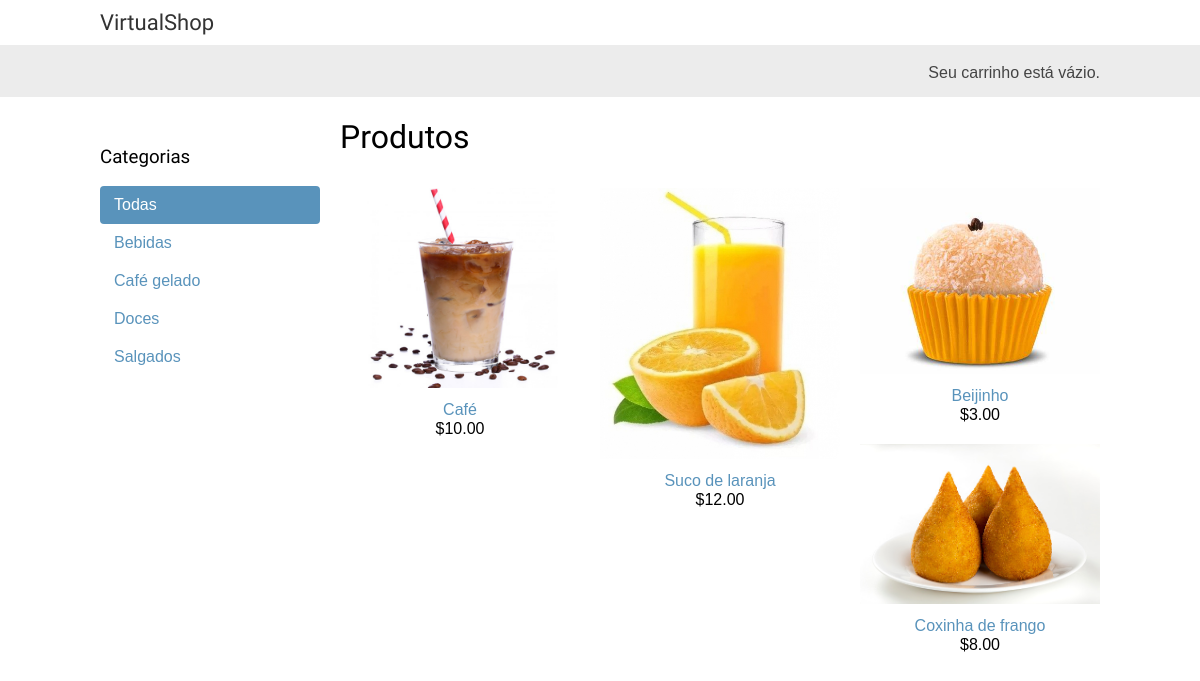
Before: / with the older database file.
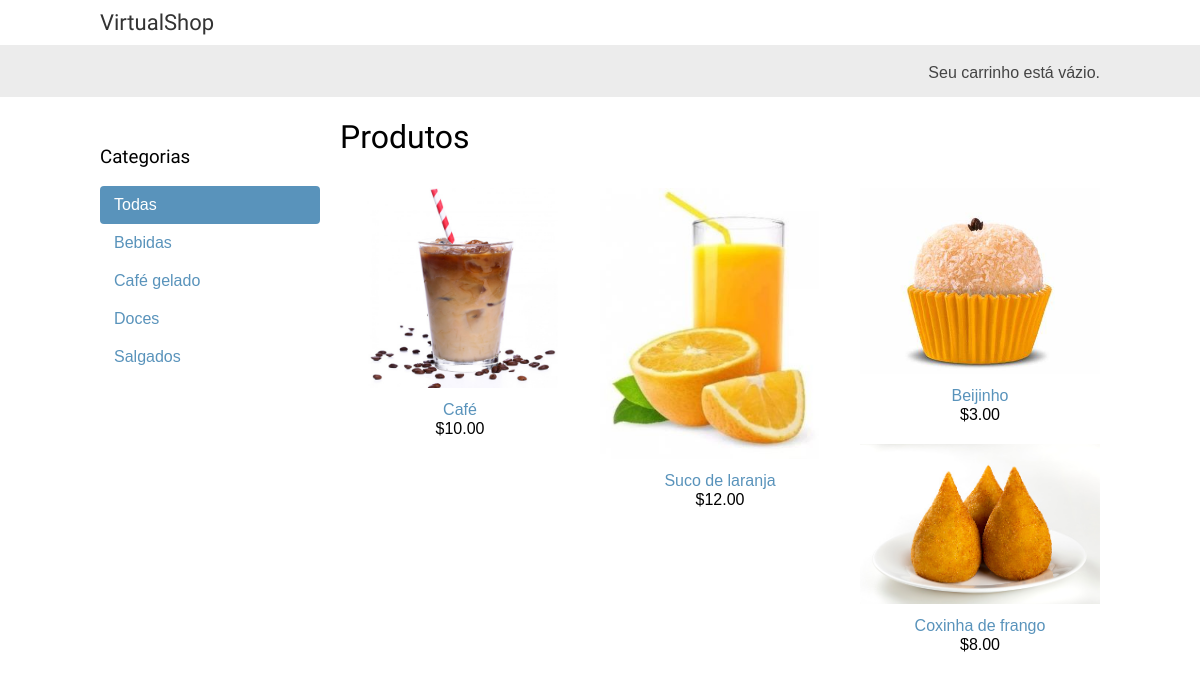
After: the same page with the newer database file.
### shop/models.py (models this page shows)
class Produto(models.Model):
    categoria = models.ForeignKey(
        Categoria,
        related_name='produtos',
        on_delete=models.CASCADE
    )
    nome = models.CharField(max_length=200)
    slug = models.SlugField(max_length=200)
    imagem = models.ImageField(upload_to='produtos/%Y/%m/%d',blank=True)
    descricao = models.TextField(blank=True)
    preco = models.DecimalField(max_digits=10,decimal_places=2)
    disponivel = models.BooleanField(default=True)
    criado = models.DateTimeField(auto_now_add=True)
    atualizado = models.DateTimeField(auto_now=True)
    def get_absolute_url(self):
        return reverse('shop:produto_detalhe', args=[self.id, self.slug])

### shop/views.py (the view)
# urls.py: path('', views.produto_list, name='produto_list'),
def produto_list(request, categoria_slug=None):
    categoria = None
    categorias = Categoria.objects.all()
    produtos = Produto.objects.filter(disponivel=True)
    if categoria_slug:
        categoria = get_object_or_404(Categoria, slug = categoria_slug)
        produtos = produtos.filter(categoria = categoria)
    return render(
        request,
        'shop/produto/list.html',
        {
            'categoria': categoria,
            'categorias': categorias,
            'produtos': produtos
        }
    )

### shop/models.py (called while the page is built)
    def get_absolute_url(self):
        return reverse(
            'shop:produto_list_por_categoria', args=[self.slug]
        )

### shop/templates/shop/produto/list.html (shortened to what this page needs)
{% extends "shop/base.html" %}
{% load static %}
{% block content %}
<div id='sidebar'>
  <h3>Categorias</h3>
  <ul>
    <li {% if not categoria %} class="selected" {% endif %}>
      <a href="{% url 'shop:produto_list' %}">Todas</a>
    </li>
    {% for c in categorias %}
    <li {% if categoria.slug is c.slug %} class="selected" {% endif %}>
      <a href="{{ c.get_absolute_url }}">{{ c.nome }}</a>
    </li>
    {% endfor %}
  </ul>
</div>
<div id="main" class="product-list">
  <h1>{% if categoria %}{{ categoria.nome }}{% else %}Produtos{% endif %}</h1>
  {% for produto in produtos %}
  <div class="item">
    <a href="{{ produto.get_absolute_url }}">
      <img src="{% if produto.imagem %}{{ produto.imagem.url }}{% else %}{% static " img/no_image.png" %}{% endif %}">
    </a>
    <a href="{{ produto.get_absolute_url }}">{{ produto.nome }}</a>
    <br>
    ${{ produto.preco }}
  </div>
  {% endfor %}
</div>
{% endblock %}

Changed rows visible on the page:
changed Produto "Suco de laranja": imagem: a different picture
